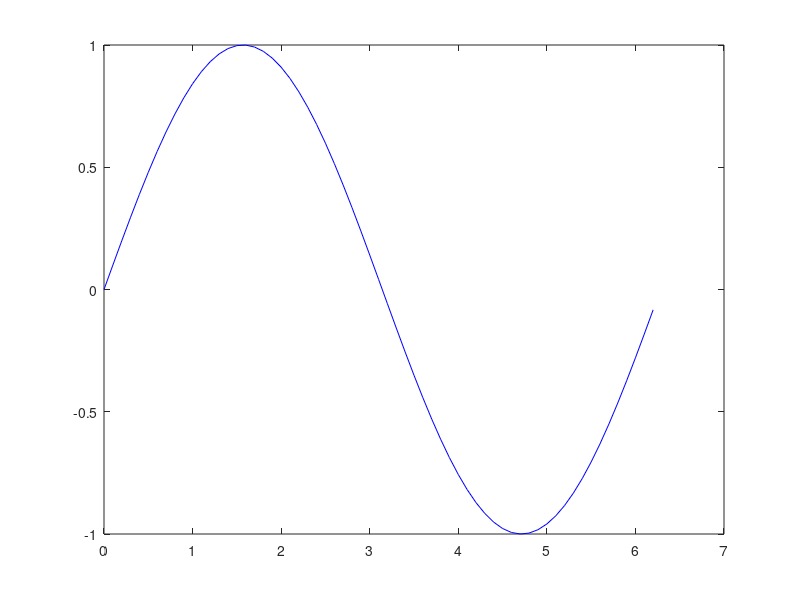

Source code (MATLAB): (Note: this script raises an error after producing the figure.)
clear all;
time = 0:0.1:2*pi;
nSamples = numel(time);
figHandle = figure(1);
for i=1:nSamples
  plot(time,sin(time + time(i)),'Color','blue');
  drawnow;
  MakeGif(figHandle, 'test.gif');
endfor

% Uncomment the 'clear' command below to clear the MakeGif persistent
% memory, which will trigger the green sine wave to overwrite the blue.
% Default behavior is to APPEND a green sine wave because the filename
% is the same.
%clear MakeGif;

for i=1:nSamples
  plot(time,sin(time + time(i)),'Color','green');
  drawnow;
  MakeGif(figHandle, 'test.gif');
endfor
